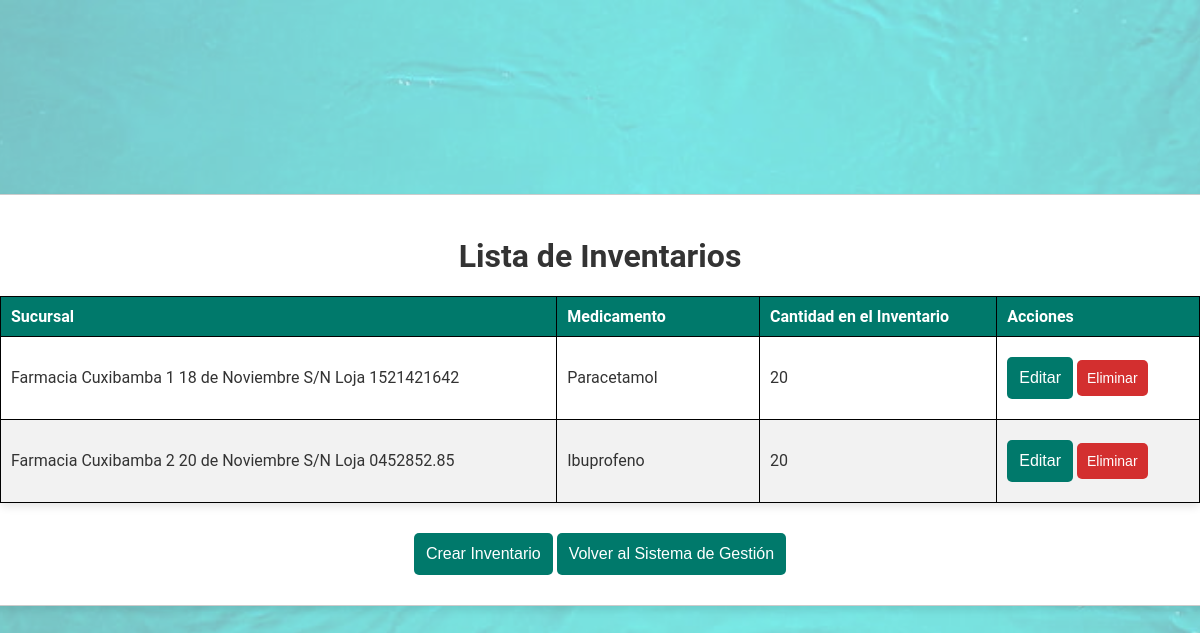
The page /inventarios/ on the database as committed earlier.
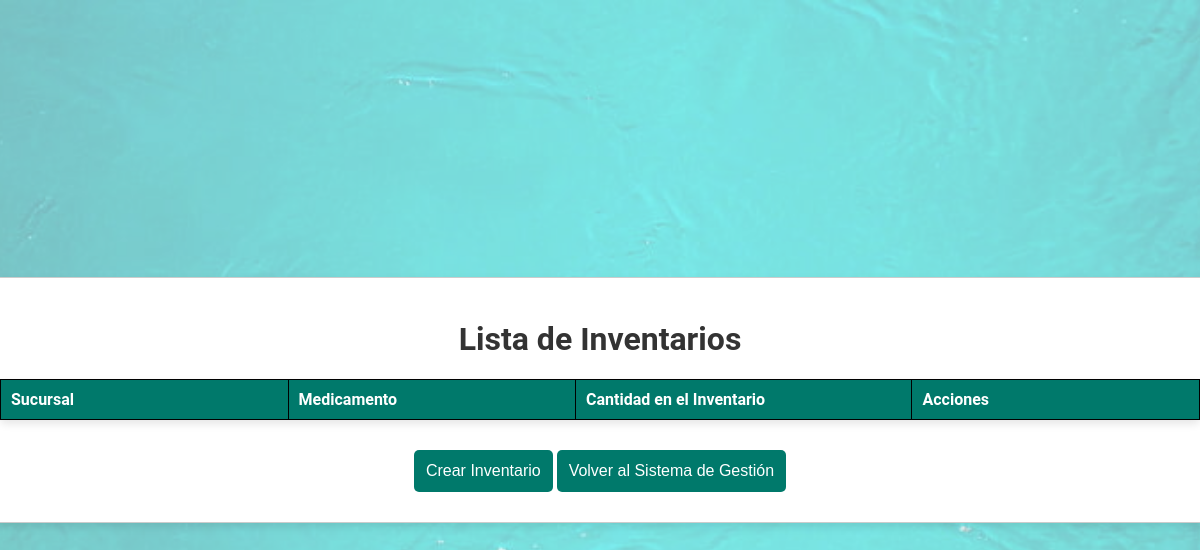
The same page on the database as committed later.
### Farmacia/models.py (models this page shows, shortened)
class Inventario(models.Model):
    sucursal = models.ForeignKey(Sucursal, on_delete=models.CASCADE, related_name='inventarios')
    medicamento  = models.ManyToManyField(Medicamento, related_name='inventarios')
    cantidad_inventario = models.IntegerField()

class Sucursal(models.Model):
    nombre = models.CharField(max_length=50)
    dirección = models.ForeignKey(Dirección, on_delete=models.CASCADE)
    teléfono = models.CharField(max_length=10)
    farmacia = models.ForeignKey('Farmacia', on_delete=models.CASCADE, related_name='sucursales')
    def __str__(self):
        return f'{self.nombre} {self.dirección} {self.teléfono}'

class Dirección(models.Model):
    calle_principal = models.CharField(max_length=50)
    calle_secundaria = models.CharField(max_length=50)
    ciudad = models.CharField(max_length=50)
    def __str__(self):
        return f'{self.calle_principal} {self.calle_secundaria} {self.ciudad}'

class Medicamento(models.Model):
    nombre_medicamento = models.CharField(max_length=50)
    descripcion = models.CharField(max_length=50)
    presentación = models.CharField(
        max_length=50,
        choices=[(tag.name, tag.value) for tag in Presentación]  # Usamos los valores del Enum
    )

### Farmacia/views.py (the view)
# urls.py: path('inventarios/', views.inventario_list, name='inventario_list'),
def inventario_list(request):
    inventarios = Inventario.objects.all()
    return render(request, 'inventarios/inventario_list.html', {'inventarios': inventarios})

### templates/inventarios/inventario_list.html (shortened to what this page needs)
<!DOCTYPE html>
<html lang="es">
<head>
    {% load static %}
    <link rel="stylesheet" href="{% static 'css/tablas.css' %}">
</head>
<body class="inventario-list">
    <div class="container">
        <h1>Lista de Inventarios</h1>
        <table class="styled-table">
            <thead>
                <tr>
                    <th>Sucursal</th>
                    <th>Medicamento</th>
                    <th>Cantidad en el Inventario</th>
                    <th>Acciones</th>
                </tr>
            </thead>
            <tbody>
                {% for inventario in inventarios %}
                    <tr>
                        <td>{{ inventario.sucursal }}</td>
                        <td>
                            {% for medicamento in inventario.medicamento.all %}
                                {{ medicamento.nombre_medicamento }}{% if not forloop.last %}, {% endif %}
                            {% endfor %}
                        </td>
                        <td>{{ inventario.cantidad_inventario }}</td>
                        <td>
                            <a href="{% url 'inventario_update' inventario.pk %}"><button class="edit">Editar</button></a>
                            <a href="{% url 'inventario_delete' inventario.pk %}"><button class="delete">Eliminar</button></a>
                        </td>
                    </tr>
                {% endfor %}
            </tbody>
        </table>
        <a href="{% url 'inventario_create' %}"><button>Crear Inventario</button></a>
        <a href="{% url 'management_system' %}"><button>Volver al Sistema de Gestión</button></a>
    </div>
</body>
</html>

Rows that differ between the two databases and show on the page:
removed Inventario: sucursal "Farmacia Cuxibamba 1 18 de Noviembre S/N Loja 1521421642", cantidad_inventario "20"
removed Medicamento: nombre_medicamento "Paracetamol", shown under "Farmacia Cuxibamba 1 18 de Noviembre S/N Loja 1521421642"
removed Inventario: sucursal "Farmacia Cuxibamba 2 20 de Noviembre S/N Loja 0452852.85", cantidad_inventario "20"
removed Medicamento: nombre_medicamento "Ibuprofeno", shown under "Farmacia Cuxibamba 2 20 de Noviembre S/N Loja 0452852.85"
